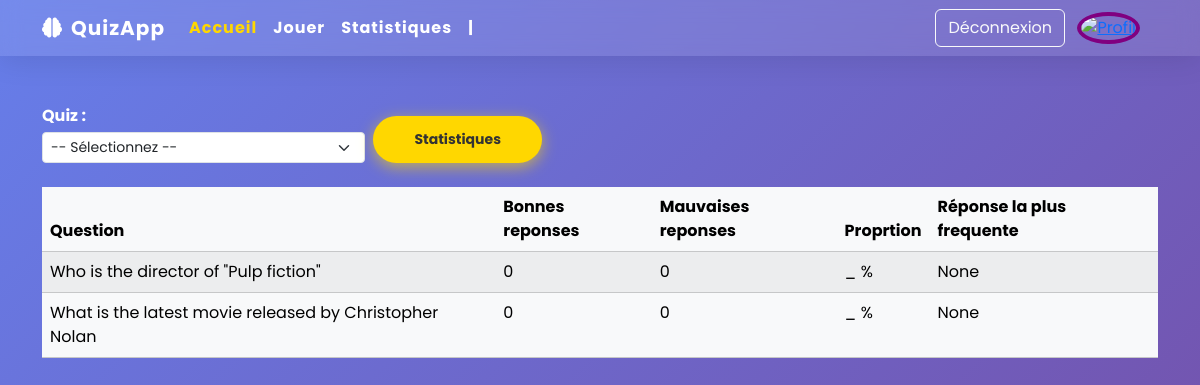
The page /quiz/question/stats/77 (signed in) on the database its author committed.
### quizApp/models.py (models this page shows, shortened)
class Question(models.Model):
    TYPE_CHOICES = [
        ('QCM', 'QCM'),
        ('VF', 'Vrai/Faux'),
        ('RC', 'Réponse courte'),
    ]
    quiz = models.ForeignKey(Quiz, on_delete=models.CASCADE, related_name='questions')
    question_text = models.CharField(max_length=255)
    type_question = models.CharField(max_length=3, choices=TYPE_CHOICES, default='QCM')
    reponse_1 = models.CharField(max_length=255)
    reponse_2 = models.CharField(max_length=255, blank=True)
    reponse_3 = models.CharField(max_length=255, blank=True)
    reponse_4 = models.CharField(max_length=255, blank=True)
    bonne_reponse = models.IntegerField()

### quizApp/views.py (the view, shortened to what this page needs)
# urls.py: path('question/stats/<int:quizID>', views.question_stats.as_view(), name='quiz_stats'),
class question_stats(View):
    def get(self, request, quizID):
        quiz = Quiz.objects.get(id = quizID)
        data = []
        questions = quiz.questions.all()
        for question in questions :
            answers = question.history.all()
            right_answers = 0
            answer_counter = {}
            if answer_counter:
                most_frequent_answer = max(answer_counter.items(), key=lambda x: x[1])[0]
            else:
                most_frequent_answer = None
            proportion = round((right_answers / len(answers)) * 100, 0) if len(answers) > 0 else '_'
            data.append({
                'text' : question.question_text,
                'right_answers': right_answers,
                'bad_answers' : len(answers)-right_answers,
                'proportion': proportion,
                'most_frequent_answer': most_frequent_answer
            })
        return render(request, 'question_stats.html', {
            'questions':data,
            "quizzes" :  Quiz.objects.all()
        })

### quizApp/templates/question_stats.html (shortened to what this page needs)
{% load static %}
<!DOCTYPE html>
<html lang="fr">
<head>
  <link href="https://cdn.jsdelivr.net/npm/bootstrap@5.3.5/dist/css/bootstrap.min.css" rel="stylesheet" />
  <link rel="stylesheet" href="https://cdnjs.cloudflare.com/ajax/libs/font-awesome/6.5.0/css/all.min.css" />
</head>
<body>
    {% include 'navbar.html' %}
    <div class="container mt-5">
      <form id="quizForm" class="d-flex align-items-end gap-2 mb-4" style="max-width: 500px;">
        <div class="flex-grow-1">
          <label for="quizSelect" class="form-label text-white fw-bold mb-1">Quiz :</label>
          <select class="form-select form-select-sm" id="quizSelect" name="quiz_id" required style="min-width: 180px;">
            <option value="" disabled selected>-- Sélectionnez --</option>
          </select>
        </div>
        <button type="submit" class="btn btn-main btn-sm" style="white-space:nowrap; min-width:120px;">Statistiques</button>
      </form>
        <table class="table table-light table-striped">
            <thead>
                <tr>
                    <th scope="col">Question</th>
                    <th scope="col">Bonnes reponses</th>
                    <th scope="col" >Mauvaises reponses</th>
                    <th scope="col" >Proprtion</th>
                    <th scope="col" >Réponse la plus frequente</th>
                </tr>
            </thead>
            <tbody>
                {% for question in questions %}
                <tr>
                    <td>{{ question.text }}</td>
                    <td>{{ question.right_answers}}</td>
                    <td>{{ question.bad_answers}}</td>
                    <td>{{question.proportion}} %</td>
                    <td>{{question.most_frequent_answer}}</td>
                </tr>
                {% endfor %}
            </tbody>
        </table>
    </div>
</body>

### quizApp/templates/question_stats.html (style rules this page uses)
body { background: linear-gradient(135deg, #667eea, #764ba2); font-family: 'Poppins', sans-serif; color: #fff; margin: 0; min-height: 100vh; display: flex; flex-direction: column; }
.btn-main { background: #ffd700; color: #333; font-weight: 700; border-radius: 30px; padding: 0.75rem 2.5rem; transition: all 0.3s ease; box-shadow: 0 4px 15px rgba(255, 215, 0, 0.6); animation: pulse 2.5s infinite; }

### rows shown on the page
Question: text "Who is the director of \"Pulp fiction\""
Question: text "What is the latest movie released by Christopher Nolan"

### other values the page prints
{{ question.right_answers }} "0" "0"
{{ question.bad_answers }} "0" "0"
{{ question.proportion }} "_" "_"
{{ question.most_frequent_answer }} "None" "None"
